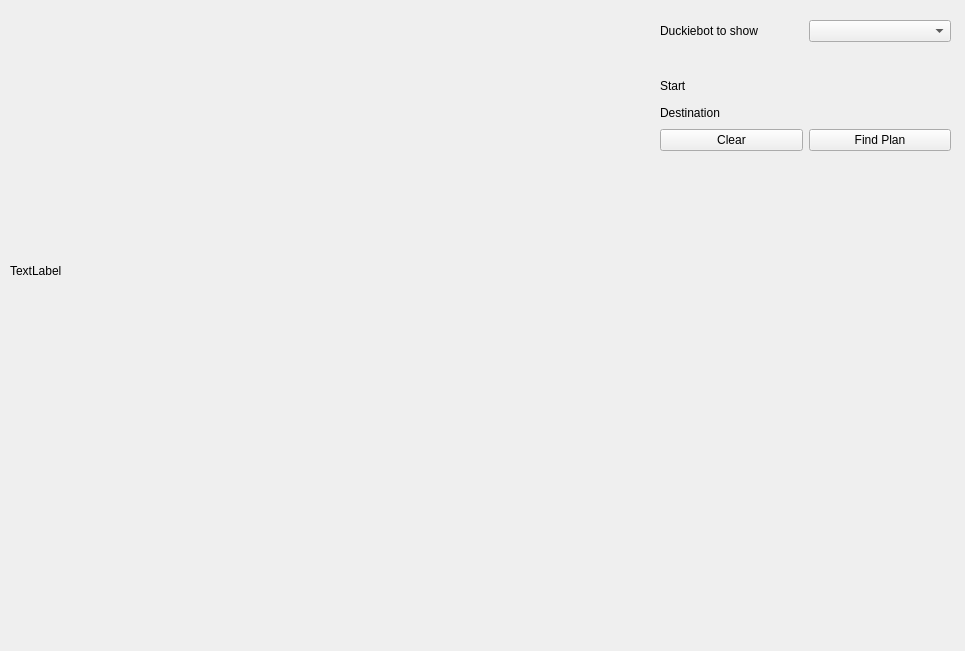
<?xml version="1.0" encoding="UTF-8"?>
<ui version="4.0">
 <class>Form</class>
 <widget class="QWidget" name="Form">
  <property name="geometry">
   <rect>
    <x>0</x>
    <y>0</y>
    <width>965</width>
    <height>651</height>
   </rect>
  </property>
  <property name="windowTitle">
   <string>Navigation Planner</string>
  </property>
  <widget class="QWidget" name="gridLayoutWidget">
   <property name="geometry">
    <rect>
     <x>660</x>
     <y>20</y>
     <width>291</width>
     <height>131</height>
    </rect>
   </property>
   <layout class="QGridLayout" name="gridLayout">
    <item row="0" column="1">
     <widget class="QComboBox" name="cb_living_duckies"/>
    </item>
    <item row="4" column="1">
     <widget class="QPushButton" name="buttonFindPlan">
      <property name="text">
       <string>Find Plan</string>
      </property>
     </widget>
    </item>
    <item row="3" column="0">
     <widget class="QLabel" name="labelDestination">
      <property name="text">
       <string>Destination</string>
      </property>
     </widget>
    </item>
    <item row="2" column="0">
     <widget class="QLabel" name="labelStart">
      <property name="text">
       <string>Start</string>
      </property>
     </widget>
    </item>
    <item row="2" column="1">
     <widget class="QLabel" name="label_start_tiles">
      <property name="text">
       <string/>
      </property>
     </widget>
    </item>
    <item row="3" column="1">
     <widget class="QLabel" name="label_dest_tiles">
      <property name="text">
       <string/>
      </property>
     </widget>
    </item>
    <item row="4" column="0">
     <widget class="QPushButton" name="buttonClear">
      <property name="text">
       <string>Clear</string>
      </property>
     </widget>
    </item>
    <item row="1" column="0">
     <widget class="QLabel" name="label_empty1">
      <property name="text">
       <string/>
      </property>
     </widget>
    </item>
    <item row="1" column="1">
     <widget class="QLabel" name="label_empty2">
      <property name="text">
       <string/>
      </property>
     </widget>
    </item>
    <item row="0" column="0">
     <widget class="QLabel" name="label_duckiebot">
      <property name="text">
       <string>Duckiebot to show</string>
      </property>
     </widget>
    </item>
   </layout>
  </widget>
  <widget class="QLabel" name="label_image">
   <property name="geometry">
    <rect>
     <x>10</x>
     <y>10</y>
     <width>441</width>
     <height>521</height>
    </rect>
   </property>
   <property name="text">
    <string>TextLabel</string>
   </property>
  </widget>
 </widget>
 <resources/>
 <connections/>
</ui>
